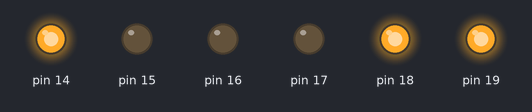
Recording of a sketch running on a simulated Arduino Uno, built with avr-gcc and run on an emulated ATmega328P. On the bench: output pins drawn as LEDs (lit = HIGH).

Above: at 0.1 s.
At 4.1 s:
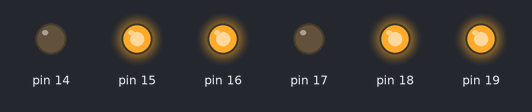
At 9.1 s:
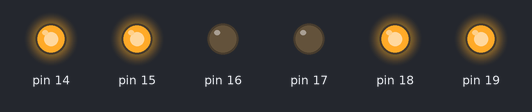
At 14.1 s:
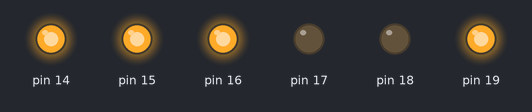
At 21.1 s:
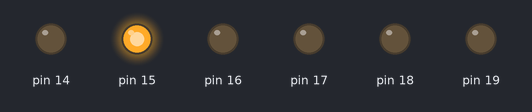
At 28.1 s:
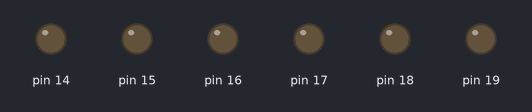
Timing chart, 0 to 29.6 s (numbered marks = the images above):
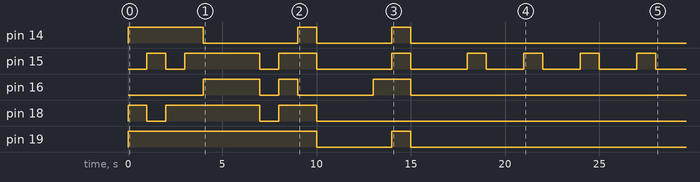

The sketch:

Exp_19_Obs_2.ino
```cpp
#include<avr/io.h>
#include<util/delay.h>
int number[] = {0xF1, 0x63, 0xF1, 0xB3, 0xF6, 0xF6, 0xF6, 0x60, 0xF6, 0xF3};
int main (void)
{
  int i = 0;
  DDRC = 0xFF;
  while (1)
  {
    if(i < 10)
    {
      PORTC = number[i];
      _delay_ms(1000);
      i++;
    }
  }
}
```

Measured:
- by itself, pin 14: goes HIGH 4.0 s, LOW 5.0 s, HIGH 1.0 s, LOW 4.0 s, HIGH 1.0 s, then LOW
- by itself, pin 15: LOW → HIGH at 1.0 s, → LOW 1.0 s later, → HIGH 1.0 s later, → LOW 4.0 s later, … (16 changes in this stretch)
- by itself, pin 16: goes HIGH 3.0 s, LOW 1.0 s, HIGH 1.0 s, LOW 4.0 s, HIGH 2.0 s, then LOW
- by itself, pin 18: goes HIGH 1.0 s, LOW 1.0 s, HIGH 5.0 s, LOW 1.0 s, HIGH 2.0 s, then LOW
- by itself, pin 19: LOW → HIGH at 0.00 s, → LOW 10.0 s later, → HIGH 4.0 s later, → LOW 1.0 s later
